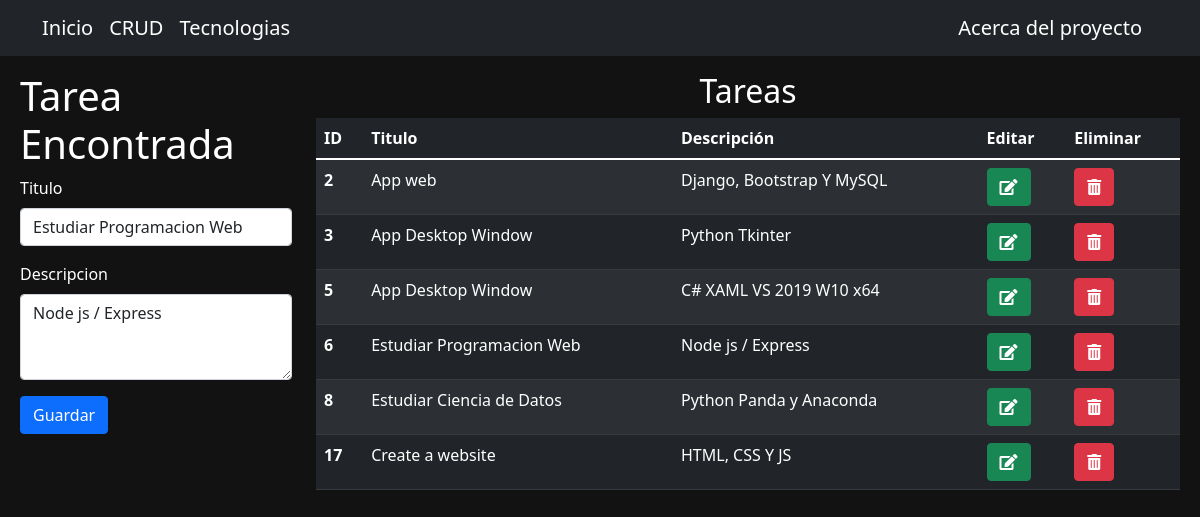
The app's page /crud/6 with its own data.
### crear/models.py (models this page shows)
class usuarios(models.Model):
    titulo = models.CharField(max_length=30)
    descripcion = models.CharField(max_length=100)

### crear/views.py (the view)
# urls.py: path('crud/<int:id>', edit, name="edit"),
def edit(request, id):
    try:
        task = tarea(id)
        return render(request, 'crear/crud.html', {"task": task, "registros": registros()})
    except:
        return render(request, 'crear/404.html', {"id": id})

### templates/crear/crud.html (shortened to what this page needs)
{% extends 'layout.html' %}
{% block content %}
    <div class="row p-2 mt-5">
        <div class="col-md-3 mt-3">
            <div class="text-white">
                {% if task %}
                    <h1>Tarea Encontrada</h1>
                    <form action="{% url 'crear:update' task.id %}" method="post"> {% csrf_token %}
                {% else %}
                    <h1>Crear Tarea</h1>
                    <form action="{% url 'crear:read_insert' %}" method="post"> {% csrf_token %}
                {% endif %}
                        <div class="mb-3">
                            <label for="exampleFormControlInput1" class="form-label">Titulo</label>
                            <input name="title" value="{{task.titulo}}" type="text" class="form-control" id="exampleFormControlInput1" placeholder="..." required>
                        </div>
                        <div class="mb-3">
                            <label for="exampleFormControlTextarea1" class="form-label">Descripcion</label>
                                <textarea name="description" class="form-control" id="exampleFormControlTextarea1" rows="3" required>{{task.descripcion}}</textarea>
                            </div>
                        <input type="submit" value="Guardar" class="btn btn-primary">
                    </form>
            </div>
        </div>
        <div class="col-md-9 mt-3">
            <div class="text-white">
                <h2 class="text-center">Tareas</h2>
                {% include 'partials/_table.html' %}
            </div>
        </div>
    </div>
{% endblock %}

### templates/partials/_table.html
<table class="table table-dark table-striped">
    <thead>
      <tr>
        <th scope="col">ID</th>
        <th scope="col">Titulo</th>
        <th scope="col">Descripción</th>
        <th scope="col">Editar</th>
        <th scope="col">Eliminar</th>
      </tr>
    </thead>
    <tbody>
        {% for registro in registros %}
            <tr>
                <th scope="row">{{registro.id}}</th>
                <td>{{registro.titulo}}</td>
                <td>{{registro.descripcion}}</td>
                <td><a href="{% url 'crear:edit' registro.id %}" class="btn btn-success"><i class="fas fa-edit"></i></a></td>
                <td><a href="{% url 'crear:deleted' registro.id %}" class="btn btn-danger"><i class="fas fa-trash-alt"></i></a></td>
            </tr>
        {% endfor %}
    </tbody>
  </table>

### static/css/style.css (style rules this page uses)
body { background-color: #121212; }

### records on screen
usuarios: title "Estudiar Programacion Web", description "Node js / Express", id "6", titulo "Estudiar Programacion Web", descripcion "Node js / Express"
usuarios: id "2", titulo "App web", descripcion "Django, Bootstrap Y MySQL"
usuarios: id "3", titulo "App Desktop Window", descripcion "Python Tkinter"
usuarios: id "5", titulo "App Desktop Window", descripcion "C# XAML VS 2019 W10 x64"
usuarios: id "8", titulo "Estudiar Ciencia de Datos", descripcion "Python Panda y Anaconda"
usuarios: id "17", titulo "Create a website", descripcion "HTML, CSS Y JS"
